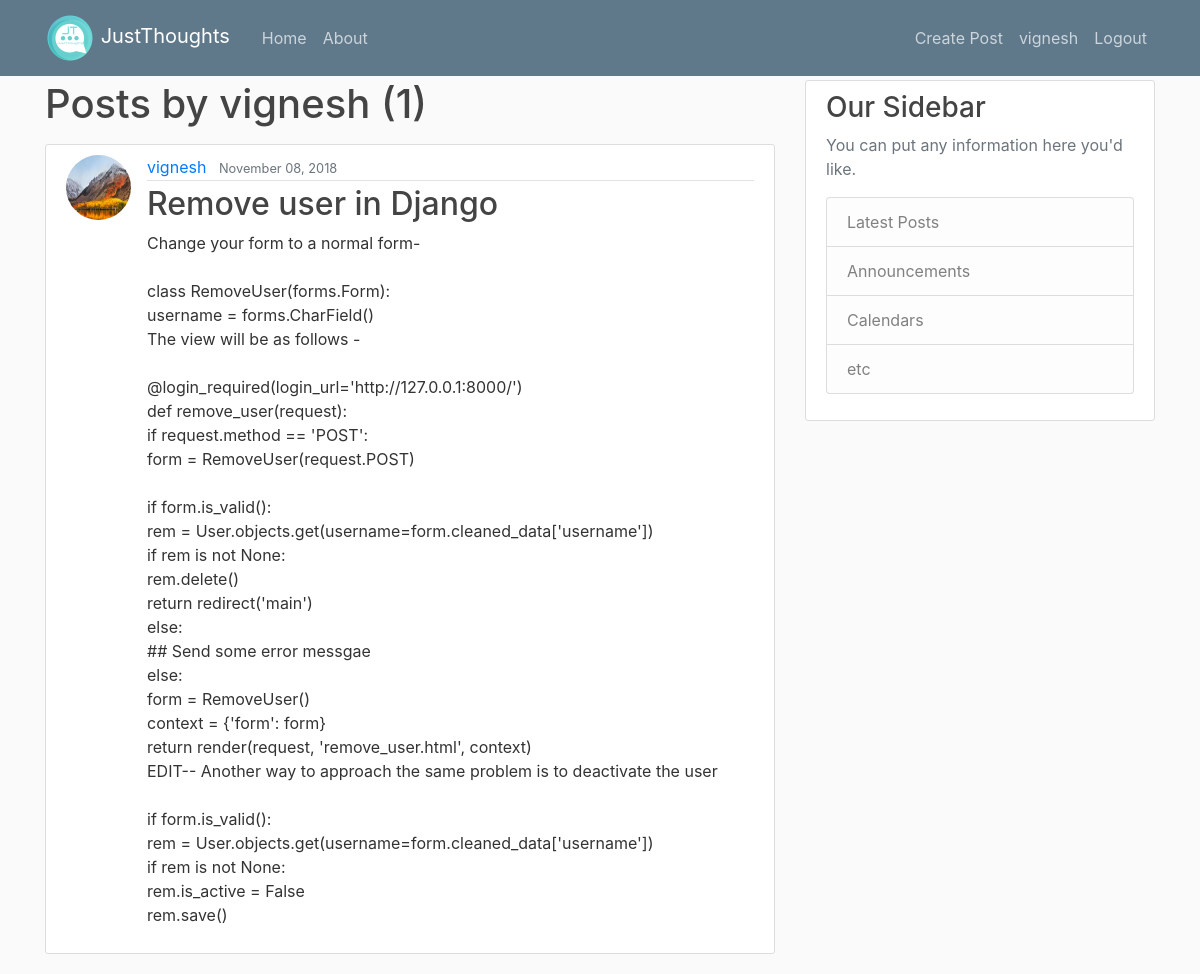
Page /user/vignesh (signed in) on the committed database.
### blog/models.py (models this page shows, shortened)
class Post(models.Model):
    title = models.CharField(max_length=120)
    content = models.TextField()
    date_posted = models.DateTimeField(default=timezone.now)
    author = models.ForeignKey(User,on_delete=models.CASCADE)

### users/models.py (models this page shows, shortened)
class Profile(models.Model): # extending the default User model by django
    user = models.OneToOneField(User,on_delete=models.CASCADE)
    image = models.ImageField(default='default.jpg',upload_to='profile_pics')

### blog/views.py (the view)
# urls.py: path('user/<str:username>',UserPostListView.as_view(),name='blog-user-post'),
class UserPostListView(ListView):
    model = Post
    template_name = 'blog/user_posts.html'  # <app>/<model>_<view_type>.html
    context_object_name = 'posts'
    paginate_by = 5
    def get_queryset(self):
        user=get_object_or_404(User,username=self.kwargs.get('username'))
        return Post.objects.filter(author=user).order_by('-date_posted')

### blog/templates/blog/user_posts.html (shortened to what this page needs)
{% extends 'blog/base.html' %}
{% load static %}
{% block content %}
<h1 class="mb-3">Posts by {{ view.kwargs.username }} ({{ page_obj.paginator.count }})</h1>
{% if user.is_authenticated %}
{% for post in posts %}
<article class="media content-section">
  <img class="rounded-circle article-img" src="{{ post.author.profile.image.url }}">
  <div class="media-body">
    <div class="article-metadata">
      <a class="mr-2" href="{% url 'blog-user-post' post.author.username %}">{{ post.author }}</a>
      <small class="text-muted">{{ post.date_posted|date:"F d, Y" }}</small>
    </div>
    <h2><a class="article-title" href="{% url 'blog-post-detail' post.id %}">{{ post.title }}</a></h2>
    <p class="article-content">{{ post.content }}</p>
  </div>
</article>
{% endfor %}
{% else %}
<h1>JustThoughts</h1>
<img src="{% static 'blog/just_thoughts_logo.png' %}">
<p><h4><a href="{% url 'users_login' %}">Login</a> To View Posts </h4></p>
{% endif %}
{% endblock %}

### blog/templates/blog/base.html (shortened to what this page needs)
{% load static %}
<!DOCTYPE html>
<html lang="en">
<head>
    <link rel="stylesheet" href="https://maxcdn.bootstrapcdn.com/bootstrap/4.0.0/css/bootstrap.min.css"
>
    <link rel="stylesheet" type="text/css" href="{% static 'blog/main.css' %}">
</head>
<body>
<header class="site-header">
  <nav class="navbar navbar-expand-md navbar-dark bg-steel fixed-top">
    <div class="container">
     <a class="navbar-brand mr-4" href="{% url 'blog-home' %}">
      <img src="{% static 'blog/just_thoughts_logo.png' %}" class="responsive-img" style='max-height:50px;' alt="JT-logo">
      JustThoughts</a>
      <div class="collapse navbar-collapse" id="navbarToggle">
        <div class="navbar-nav mr-auto">
          <a class="nav-item nav-link" href="{% url 'blog-home' %}">Home</a>
          <a class="nav-item nav-link" href="{% url 'blog-about' %}">About</a>
        </div>
        <div class="navbar-nav">
           {% if user.is_authenticated %}
          <a class="nav-item nav-link" href="{% url 'blog-post-create' %}">Create Post</a>
          <a class="nav-item nav-link" href="{% url 'users_profile' %}">{{ user.username }}</a>
          <a class="nav-item nav-link" href="{% url 'users_logout' %}">Logout</a>
            {% else %}
          <a class="nav-item nav-link" href="{% url 'users_login' %}">Login</a>
          <a class="nav-item nav-link" href="{% url 'users_register' %}">Register</a>
            {% endif %}
        </div>
      </div>
    </div>
  </nav>
</header>
<main role="main" class="container">
  <div class="row">
    <div class="col-md-8">
      {% block content %}{% endblock %}
    </div>
    <div class="col-md-4">
      <div class="content-section">
        <h3>Our Sidebar</h3>
        <p class='text-muted'>You can put any information here you'd like.
          <ul class="list-group">
            <li class="list-group-item list-group-item-light">Latest Posts</li>
            <li class="list-group-item list-group-item-light">Announcements</li>
            <li class="list-group-item list-group-item-light">Calendars</li>
            <li class="list-group-item list-group-item-light">etc</li>
          </ul>
        </p>
      </div>
    </div>
  </div>
</main>
</body>
</html>

### blog/static/blog/main.css (style rules this page uses)
body { background: #fafafa; color: #333333; margin-top: 5rem; }
h1, h2, h3, h4, h5, h6 { color: #444444; }
ul { margin: 0; }
.bg-steel { background-color: #5f788a; }
.site-header .navbar-nav .nav-link { color: #cbd5db; }
.content-section { background: #ffffff; padding: 10px 20px; border: 1px solid #dddddd; border-radius: 3px; margin-bottom: 20px; }
.article-title { color: #444444; }
.article-content { white-space: pre-line; }
.article-img { height: 65px; width: 65px; margin-right: 16px; }
.article-metadata { padding-bottom: 1px; margin-bottom: 4px; border-bottom: 1px solid #e3e3e3 }

### rows in the picture
Post: author.profile.image (picture), author "vignesh", date_posted "November 08, 2018", title "Remove user in Django", content "Change your form to a normal form- class RemoveUser(forms.Form): username = forms.CharField() The view will be as follows - @login_required(login_url='http://127.0.0.1:8000/') def remove_user(request): if request.method == 'POST': form = RemoveUser(request.POST) if form.is_valid(): rem = User.objects.get(username=form.cleaned_data['username']) if rem is not None: rem.delete() return redirect('main') else: ## Send some error messgae else: form = RemoveUser() context = {'form': form} return render(request, 'remove_user.html', context) EDIT-- Another way to approach the same problem is to deactivate the user if form.is_valid(): rem = User.objects.get(username=form.cleaned_data['username']) if…"

### other values in the picture
{{ user.username }} "vignesh"
{{ view.kwargs.username }} "vignesh"
{{ page_obj.paginator.count }} "1"
